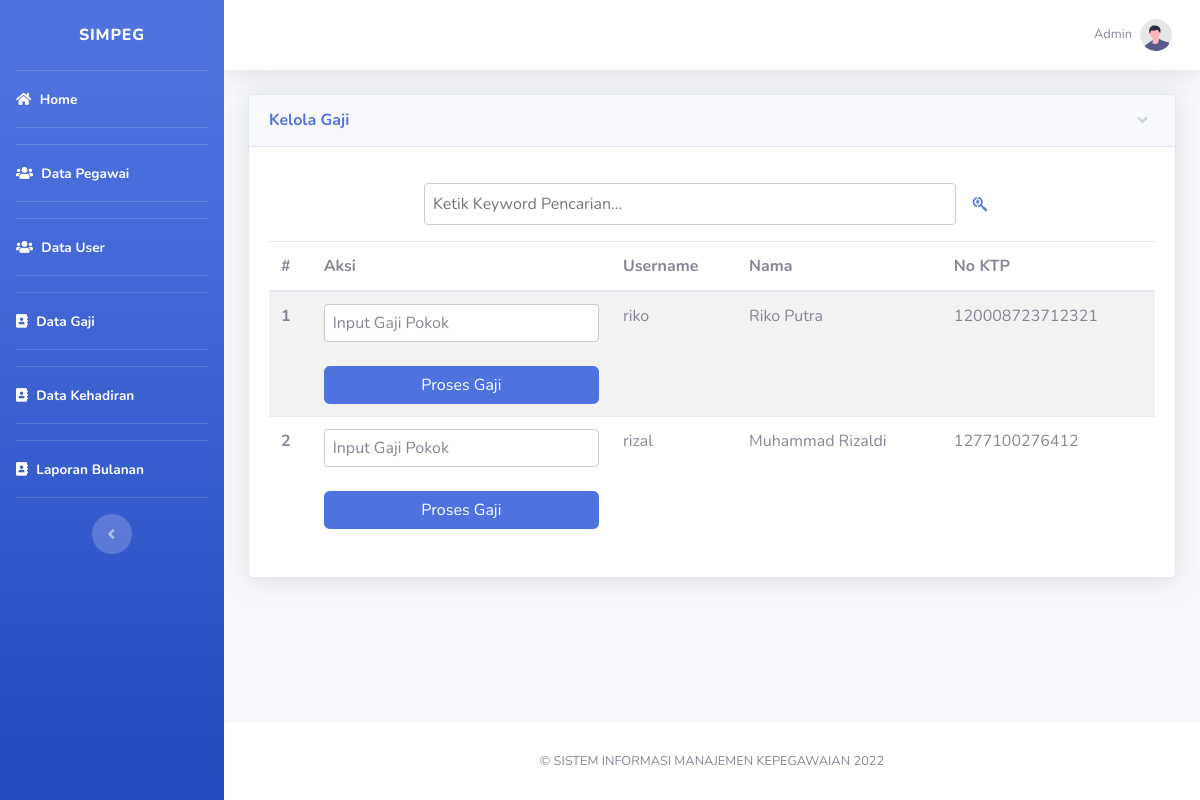
/admin/gaji.php (signed in), run on the app's committed database.
### tables this page shows
CREATE TABLE `pegawai` (
  `id` int(11) NOT NULL,
  `username` varchar(200) NOT NULL,
  `password` varchar(200) NOT NULL,
  `foto` varchar(200) NOT NULL,
  `nama` varchar(200) NOT NULL,
  `jenis_kelamin` enum('Laki Laki','Perempuan') NOT NULL,
  `alamat` text NOT NULL,
  `agama` varchar(100) NOT NULL,
  `jabatan` varchar(100) NOT NULL,
  `no_ktp` bigint(20) NOT NULL,
  `no_telpon` bigint(20) NOT NULL
);

### admin/gaji.php (the view, shortened to what this page needs)
<?php
require 'functions.php';
$pegawai = mysqli_query($conn, 'SELECT * FROM pegawai ORDER BY id DESC');
?>
<!DOCTYPE html>
<html lang="en">
<head>
    <?php include 'link.php'; ?>
</head>
<body id="page-top">
    <div id="wrapper">
        <?php include 'sidebar.php'; ?>
        <div id="content-wrapper" class="d-flex flex-column">
            <div id="content">
                <?php include 'topbar.php'; ?>
                <div class="container-fluid">
                    <div class="row">
                        <div class="col mb-4">
                            <div class="card shadow mb-4">
                                <a href="#card-pegawai" class="d-block card-header py-3" data-toggle="collapse"
                                    role="button" aria-expanded="true" aria-controls="card-pegawai">
                                    <h6 class="m-0 font-weight-bold text-primary">Kelola Gaji</h6>
                                </a>
                                <div class="collapse show" id="card-pegawai">
                                    <div class="card-body">
                                        <div class="my-3">
                                            <form action="" method="post">
                                                <center>
                                                <input type="text" name="keyword" style="width: 60%;" autofocus placeholder="Ketik Keyword Pencarian..." autocomplete="off">
                                                <button class="btn text-primary" type="submit" name="cari"><i class="fab fa-searchengin"></i></button>
                                                </center>
                                            </form>
                                        </div>
                                        <div class="table-responsive">
                                        <table class="table table-striped">
                                          <thead>
                                            <tr>
                                              <th>#</th>
                                              <th>Aksi</th>
                                              <th>Username</th>
                                              <th>Nama</th>
                                              <th>No KTP</th>
                                            </tr>
                                          </thead>
                                          <tbody>
                                    <?php $i=1; ?>
                                    <?php foreach ($pegawai as $data) : ?>
                                            <tr>
                                              <th><?= $i; ?></th>
                                              <td>
            <?php $tanggal_ini = date('y-m-d'); $bulan_ini = date('m'); $id_pegawai = $data['id']; ?>
            <?php $gaji = mysqli_query($conn, "SELECT * FROM gaji WHERE tanggal_terima = '$tanggal_ini' AND id_pegawai = '$id_pegawai'"); ?>
            <?php foreach ($gaji as $dg) {
            } ?>
            <?php if (mysqli_num_rows($gaji) > 0) : ?>
                <p class="text-success"><b>Telah Menerima Gaji Bulan Ini</b></p>
                <p>Gaji Pokok Diterima : Rp<?= number_format($dg['gaji_pokok'],2,',','.'); ?></p>
            <?php else: ?>
            <form action="" method="post">
                <input type="number" class="form-control" id="gaji_pokok" name="gaji_pokok" placeholder="Input Gaji Pokok" required>
                <br>
                <button type="button" style="width: 100%;" class="btn btn-primary" data-toggle="modal" data-target="#exampleModal">
                  Proses Gaji
                </button>
            </form>
            <?php endif; ?>
                                              </td>
                                              <td><?= $data['username']; ?></td>
                                              <td><?= $data['nama']; ?></td>
                                              <td><?= $data['no_ktp']; ?></td>
                                            </tr>
                                    <?php $i++; ?>
                                    <?php endforeach; ?>
                                          </tbody>
                                        </table>
                                        </div>
                                    </div>
                                </div>
                            </div>
                        </div>
                    </div>
                </div>
            </div>
            <?php include 'footer.php' ?>
        </div>
    </div>
</body>
</html>

### css/style.css (style rules this page uses)
body { background-image: url('../img/bg.jpeg') !important; }
input[type=text], input[type=search], input[type=password], input[type=number], input[type=date], input[type=file], input[type=email], input[type=month], textarea, select { width: 100%; padding: 8px; border: 1px solid #ccc; border-radius: 4px; box-sizing: border-box; }

### data on the page
pegawai: username "riko", nama "Riko Putra", no_ktp "120008723712321"
pegawai: username "rizal", nama "Muhammad Rizaldi", no_ktp "1277100276412"
